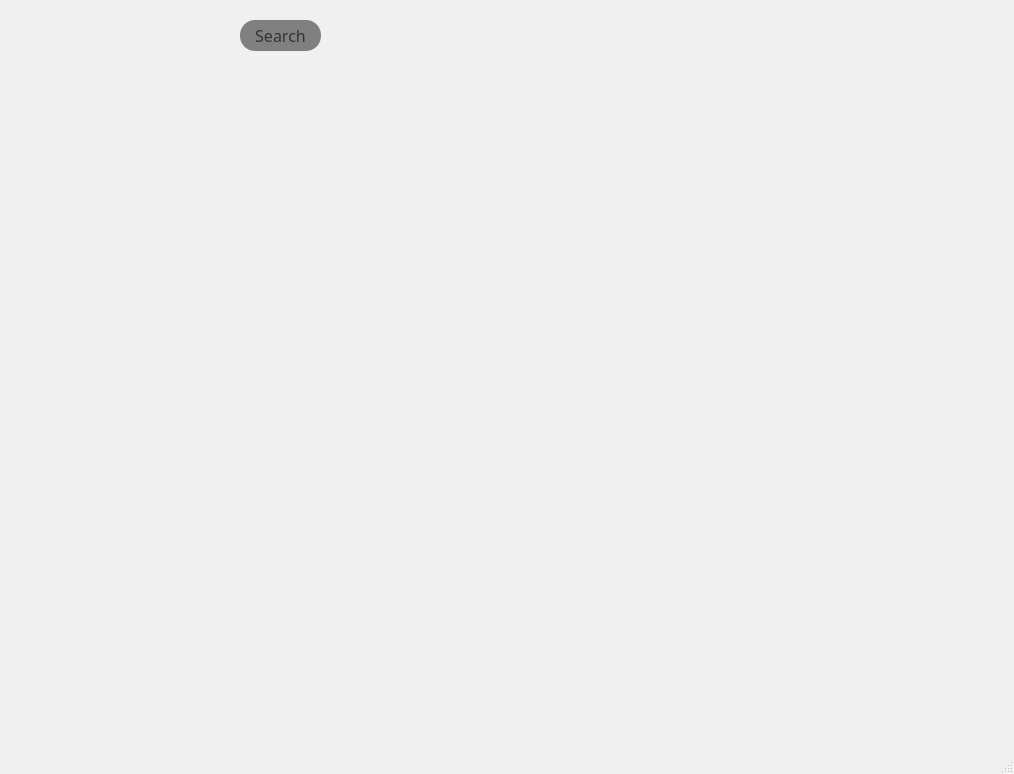
<?xml version="1.0" encoding="UTF-8"?>
<ui version="4.0">
 <class>MainWindow</class>
 <widget class="QMainWindow" name="MainWindow">
  <property name="geometry">
   <rect>
    <x>0</x>
    <y>0</y>
    <width>1014</width>
    <height>774</height>
   </rect>
  </property>
  <property name="palette">
   <palette>
    <active>
     <colorrole role="WindowText">
      <brush brushstyle="SolidPattern">
       <color alpha="255">
        <red>255</red>
        <green>255</green>
        <blue>255</blue>
       </color>
      </brush>
     </colorrole>
     <colorrole role="Button">
      <brush brushstyle="SolidPattern">
       <color alpha="255">
        <red>29</red>
        <green>29</green>
        <blue>29</blue>
       </color>
      </brush>
     </colorrole>
     <colorrole role="Light">
      <brush brushstyle="SolidPattern">
       <color alpha="255">
        <red>49</red>
        <green>49</green>
        <blue>49</blue>
       </color>
      </brush>
     </colorrole>
     <colorrole role="Midlight">
      <brush brushstyle="SolidPattern">
       <color alpha="255">
        <red>113</red>
        <green>113</green>
        <blue>113</blue>
       </color>
      </brush>
     </colorrole>
     <colorrole role="Dark">
      <brush brushstyle="SolidPattern">
       <color alpha="255">
        <red>45</red>
        <green>45</green>
        <blue>45</blue>
       </color>
      </brush>
     </colorrole>
     <colorrole role="Mid">
      <brush brushstyle="SolidPattern">
       <color alpha="255">
        <red>61</red>
        <green>61</green>
        <blue>61</blue>
       </color>
      </brush>
     </colorrole>
     <colorrole role="Text">
      <brush brushstyle="SolidPattern">
       <color alpha="255">
        <red>255</red>
        <green>255</green>
        <blue>255</blue>
       </color>
      </brush>
     </colorrole>
     <colorrole role="BrightText">
      <brush brushstyle="SolidPattern">
       <color alpha="255">
        <red>20</red>
        <green>20</green>
        <blue>20</blue>
       </color>
      </brush>
     </colorrole>
     <colorrole role="ButtonText">
      <brush brushstyle="SolidPattern">
       <color alpha="255">
        <red>2</red>
        <green>13</green>
        <blue>1</blue>
       </color>
      </brush>
     </colorrole>
     <colorrole role="Base">
      <brush brushstyle="SolidPattern">
       <color alpha="255">
        <red>0</red>
        <green>0</green>
        <blue>0</blue>
       </color>
      </brush>
     </colorrole>
     <colorrole role="Window">
      <brush brushstyle="SolidPattern">
       <color alpha="255">
        <red>70</red>
        <green>70</green>
        <blue>70</blue>
       </color>
      </brush>
     </colorrole>
     <colorrole role="Shadow">
      <brush brushstyle="SolidPattern">
       <color alpha="255">
        <red>0</red>
        <green>0</green>
        <blue>0</blue>
       </color>
      </brush>
     </colorrole>
     <colorrole role="Highlight">
      <brush brushstyle="SolidPattern">
       <color alpha="255">
        <red>0</red>
        <green>120</green>
        <blue>215</blue>
       </color>
      </brush>
     </colorrole>
     <colorrole role="HighlightedText">
      <brush brushstyle="SolidPattern">
       <color alpha="255">
        <red>255</red>
        <green>255</green>
        <blue>255</blue>
       </color>
      </brush>
     </colorrole>
     <colorrole role="Link">
      <brush brushstyle="SolidPattern">
       <color alpha="255">
        <red>0</red>
        <green>0</green>
        <blue>255</blue>
       </color>
      </brush>
     </colorrole>
     <colorrole role="LinkVisited">
      <brush brushstyle="SolidPattern">
       <color alpha="255">
        <red>255</red>
        <green>0</green>
        <blue>255</blue>
       </color>
      </brush>
     </colorrole>
     <colorrole role="AlternateBase">
      <brush brushstyle="SolidPattern">
       <color alpha="255">
        <red>45</red>
        <green>45</green>
        <blue>45</blue>
       </color>
      </brush>
     </colorrole>
     <colorrole role="NoRole">
      <brush brushstyle="SolidPattern">
       <color alpha="255">
        <red>0</red>
        <green>0</green>
        <blue>0</blue>
       </color>
      </brush>
     </colorrole>
     <colorrole role="ToolTipBase">
      <brush brushstyle="SolidPattern">
       <color alpha="255">
        <red>255</red>
        <green>255</green>
        <blue>220</blue>
       </color>
      </brush>
     </colorrole>
     <colorrole role="ToolTipText">
      <brush brushstyle="SolidPattern">
       <color alpha="255">
        <red>0</red>
        <green>0</green>
        <blue>0</blue>
       </color>
      </brush>
     </colorrole>
     <colorrole role="PlaceholderText">
      <brush brushstyle="SolidPattern">
       <color alpha="128">
        <red>0</red>
        <green>0</green>
        <blue>0</blue>
       </color>
      </brush>
     </colorrole>
    </active>
    <inactive>
     <colorrole role="WindowText">
      <brush brushstyle="SolidPattern">
       <color alpha="255">
        <red>0</red>
        <green>0</green>
        <blue>0</blue>
       </color>
      </brush>
     </colorrole>
     <colorrole role="Button">
      <brush brushstyle="SolidPattern">
       <color alpha="255">
        <red>240</red>
        <green>240</green>
        <blue>240</blue>
       </color>
      </brush>
     </colorrole>
     <colorrole role="Light">
      <brush brushstyle="SolidPattern">
       <color alpha="255">
        <red>255</red>
        <green>255</green>
        <blue>255</blue>
       </color>
      </brush>
     </colorrole>
     <colorrole role="Midlight">
      <brush brushstyle="SolidPattern">
       <color alpha="255">
        <red>227</red>
        <green>227</green>
        <blue>227</blue>
       </color>
      </brush>
     </colorrole>
     <colorrole role="Dark">
      <brush brushstyle="SolidPattern">
       <color alpha="255">
        <red>160</red>
        <green>160</green>
        <blue>160</blue>
       </color>
      </brush>
     </colorrole>
     <colorrole role="Mid">
      <brush brushstyle="SolidPattern">
       <color alpha="255">
        <red>160</red>
        <green>160</green>
        <blue>160</blue>
       </color>
      </brush>
     </colorrole>
     <colorrole role="Text">
      <brush brushstyle="SolidPattern">
       <color alpha="255">
        <red>0</red>
        <green>0</green>
        <blue>0</blue>
       </color>
      </brush>
     </colorrole>
     <colorrole role="BrightText">
      <brush brushstyle="SolidPattern">
       <color alpha="255">
        <red>255</red>
        <green>255</green>
        <blue>255</blue>
       </color>
      </brush>
     </colorrole>
     <colorrole role="ButtonText">
      <brush brushstyle="SolidPattern">
       <color alpha="255">
        <red>0</red>
        <green>0</green>
        <blue>0</blue>
       </color>
      </brush>
     </colorrole>
     <colorrole role="Base">
      <brush brushstyle="SolidPattern">
       <color alpha="255">
        <red>255</red>
        <green>255</green>
        <blue>255</blue>
       </color>
      </brush>
     </colorrole>
     <colorrole role="Window">
      <brush brushstyle="SolidPattern">
       <color alpha="255">
        <red>240</red>
        <green>240</green>
        <blue>240</blue>
       </color>
      </brush>
     </colorrole>
     <colorrole role="Shadow">
      <brush brushstyle="SolidPattern">
       <color alpha="255">
        <red>105</red>
        <green>105</green>
        <blue>105</blue>
       </color>
      </brush>
     </colorrole>
     <colorrole role="Highlight">
      <brush brushstyle="SolidPattern">
       <color alpha="255">
        <red>240</red>
        <green>240</green>
        <blue>240</blue>
       </color>
      </brush>
     </colorrole>
     <colorrole role="HighlightedText">
      <brush brushstyle="SolidPattern">
       <color alpha="255">
        <red>0</red>
        <green>0</green>
        <blue>0</blue>
       </color>
      </brush>
     </colorrole>
     <colorrole role="Link">
      <brush brushstyle="SolidPattern">
       <color alpha="255">
        <red>0</red>
        <green>0</green>
        <blue>255</blue>
       </color>
      </brush>
     </colorrole>
     <colorrole role="LinkVisited">
      <brush brushstyle="SolidPattern">
       <color alpha="255">
        <red>255</red>
        <green>0</green>
        <blue>255</blue>
       </color>
      </brush>
     </colorrole>
     <colorrole role="AlternateBase">
      <brush brushstyle="SolidPattern">
       <color alpha="255">
        <red>245</red>
        <green>245</green>
        <blue>245</blue>
       </color>
      </brush>
     </colorrole>
     <colorrole role="NoRole">
      <brush brushstyle="NoBrush">
       <color alpha="255">
        <red>0</red>
        <green>0</green>
        <blue>0</blue>
       </color>
      </brush>
     </colorrole>
     <colorrole role="ToolTipBase">
      <brush brushstyle="SolidPattern">
       <color alpha="255">
        <red>255</red>
        <green>255</green>
        <blue>220</blue>
       </color>
      </brush>
     </colorrole>
     <colorrole role="ToolTipText">
      <brush brushstyle="SolidPattern">
       <color alpha="255">
        <red>0</red>
        <green>0</green>
        <blue>0</blue>
       </color>
      </brush>
     </colorrole>
     <colorrole role="PlaceholderText">
      <brush brushstyle="SolidPattern">
       <color alpha="128">
        <red>0</red>
        <green>0</green>
        <blue>0</blue>
       </color>
      </brush>
     </colorrole>
    </inactive>
    <disabled>
     <colorrole role="WindowText">
      <brush brushstyle="SolidPattern">
       <color alpha="255">
        <red>45</red>
        <green>45</green>
        <blue>45</blue>
       </color>
      </brush>
     </colorrole>
     <colorrole role="Button">
      <brush brushstyle="SolidPattern">
       <color alpha="255">
        <red>29</red>
        <green>29</green>
        <blue>29</blue>
       </color>
      </brush>
     </colorrole>
     <colorrole role="Light">
      <brush brushstyle="SolidPattern">
       <color alpha="255">
        <red>49</red>
        <green>49</green>
        <blue>49</blue>
       </color>
      </brush>
     </colorrole>
     <colorrole role="Midlight">
      <brush brushstyle="SolidPattern">
       <color alpha="255">
        <red>113</red>
        <green>113</green>
        <blue>113</blue>
       </color>
      </brush>
     </colorrole>
     <colorrole role="Dark">
      <brush brushstyle="SolidPattern">
       <color alpha="255">
        <red>45</red>
        <green>45</green>
        <blue>45</blue>
       </color>
      </brush>
     </colorrole>
     <colorrole role="Mid">
      <brush brushstyle="SolidPattern">
       <color alpha="255">
        <red>61</red>
        <green>61</green>
        <blue>61</blue>
       </color>
      </brush>
     </colorrole>
     <colorrole role="Text">
      <brush brushstyle="SolidPattern">
       <color alpha="255">
        <red>45</red>
        <green>45</green>
        <blue>45</blue>
       </color>
      </brush>
     </colorrole>
     <colorrole role="BrightText">
      <brush brushstyle="SolidPattern">
       <color alpha="255">
        <red>20</red>
        <green>20</green>
        <blue>20</blue>
       </color>
      </brush>
     </colorrole>
     <colorrole role="ButtonText">
      <brush brushstyle="SolidPattern">
       <color alpha="255">
        <red>45</red>
        <green>45</green>
        <blue>45</blue>
       </color>
      </brush>
     </colorrole>
     <colorrole role="Base">
      <brush brushstyle="SolidPattern">
       <color alpha="255">
        <red>70</red>
        <green>70</green>
        <blue>70</blue>
       </color>
      </brush>
     </colorrole>
     <colorrole role="Window">
      <brush brushstyle="SolidPattern">
       <color alpha="255">
        <red>70</red>
        <green>70</green>
        <blue>70</blue>
       </color>
      </brush>
     </colorrole>
     <colorrole role="Shadow">
      <brush brushstyle="SolidPattern">
       <color alpha="255">
        <red>0</red>
        <green>0</green>
        <blue>0</blue>
       </color>
      </brush>
     </colorrole>
     <colorrole role="Highlight">
      <brush brushstyle="SolidPattern">
       <color alpha="255">
        <red>0</red>
        <green>120</green>
        <blue>215</blue>
       </color>
      </brush>
     </colorrole>
     <colorrole role="HighlightedText">
      <brush brushstyle="SolidPattern">
       <color alpha="255">
        <red>255</red>
        <green>255</green>
        <blue>255</blue>
       </color>
      </brush>
     </colorrole>
     <colorrole role="Link">
      <brush brushstyle="SolidPattern">
       <color alpha="255">
        <red>0</red>
        <green>0</green>
        <blue>255</blue>
       </color>
      </brush>
     </colorrole>
     <colorrole role="LinkVisited">
      <brush brushstyle="SolidPattern">
       <color alpha="255">
        <red>255</red>
        <green>0</green>
        <blue>255</blue>
       </color>
      </brush>
     </colorrole>
     <colorrole role="AlternateBase">
      <brush brushstyle="SolidPattern">
       <color alpha="255">
        <red>245</red>
        <green>245</green>
        <blue>245</blue>
       </color>
      </brush>
     </colorrole>
     <colorrole role="NoRole">
      <brush brushstyle="NoBrush">
       <color alpha="255">
        <red>0</red>
        <green>0</green>
        <blue>0</blue>
       </color>
      </brush>
     </colorrole>
     <colorrole role="ToolTipBase">
      <brush brushstyle="SolidPattern">
       <color alpha="255">
        <red>255</red>
        <green>255</green>
        <blue>220</blue>
       </color>
      </brush>
     </colorrole>
     <colorrole role="ToolTipText">
      <brush brushstyle="SolidPattern">
       <color alpha="255">
        <red>0</red>
        <green>0</green>
        <blue>0</blue>
       </color>
      </brush>
     </colorrole>
     <colorrole role="PlaceholderText">
      <brush brushstyle="SolidPattern">
       <color alpha="128">
        <red>0</red>
        <green>0</green>
        <blue>0</blue>
       </color>
      </brush>
     </colorrole>
    </disabled>
   </palette>
  </property>
  <property name="windowTitle">
   <string>MainWindow</string>
  </property>
  <widget class="QWidget" name="centralwidget">
   <widget class="QPushButton" name="pushButton">
    <property name="geometry">
     <rect>
      <x>240</x>
      <y>20</y>
      <width>81</width>
      <height>31</height>
     </rect>
    </property>
    <property name="font">
     <font>
      <family>SF Compact Text</family>
      <pointsize>12</pointsize>
      <bold>false</bold>
     </font>
    </property>
    <property name="styleSheet">
     <string notr="true">QPushButton {
    color: #333;
    border-radius: 15px;
    border-style: outset;
    padding: 5px;
	background-color:gray;
    }

QPushButton:hover {
    background-color:white
    }
</string>
    </property>
    <property name="text">
     <string>Search</string>
    </property>
   </widget>
  </widget>
  <widget class="QMenuBar" name="menubar">
   <property name="geometry">
    <rect>
     <x>0</x>
     <y>0</y>
     <width>1014</width>
     <height>22</height>
    </rect>
   </property>
  </widget>
  <widget class="QStatusBar" name="statusbar"/>
 </widget>
 <resources/>
 <connections/>
</ui>
